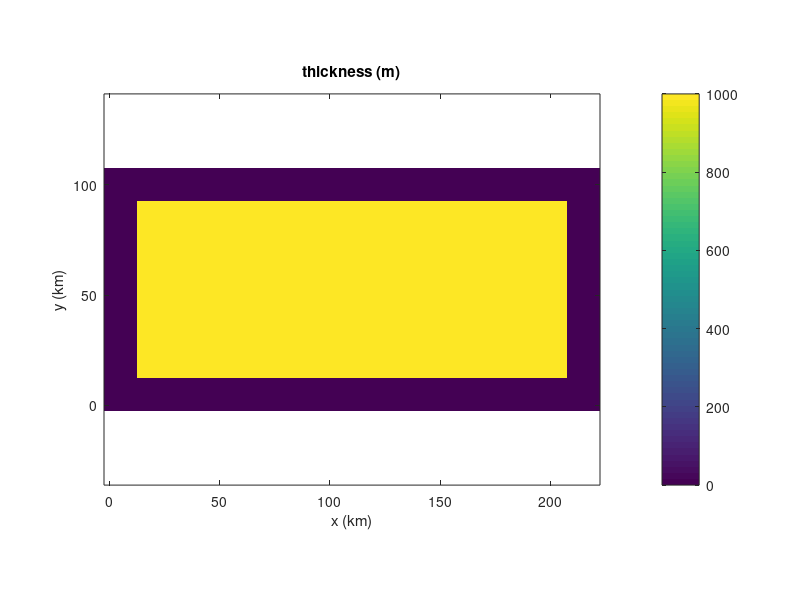
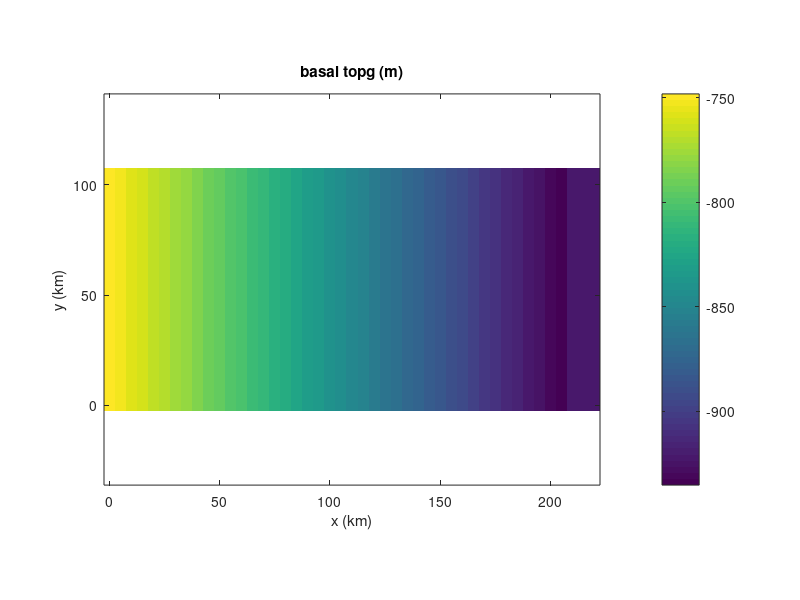
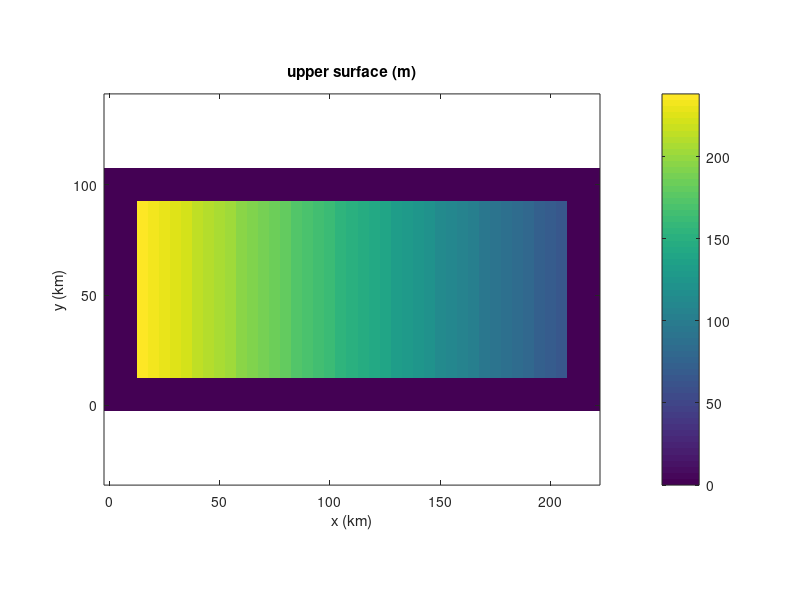

Reproduce these figures in MATLAB, in order. (Note: this script raises an error after producing the figures.)

%% file to create .mat input variables for Marion's coupled runs
%%
%% To be read by .py script to make .nc input file

rho_i = 910;     % ice density kg/m^3
rho_w = 1028;    % ocean water density kg/m^3

H0 = 1e3;
T0 = -10;
q0 = -7e-2;
slope = 1e-4;
b0 = 0.5;

r = 22;
c = 45;
l = 11;     % no of vert levels

dew = 5e3; 
dns = 5e3;

x = [0:5e3:5e3*c-1];
y = [0:5e3:5e3*r-1]';

thck = H0 * ones( r, c );
artm = T0 * ones( r, c );
bheatflx = q0 * ones( r, c );
acab = b0 * ones( r, c );

% topg = repmat( linspace( 1e3, 1e3-(slope*(c-1)*dew), c), r, 1 );

temp = repmat( linspace( (-H0*(rho_i/rho_w)-50)/1.25, -H0*(rho_i/rho_w)-50, c-3), r, 1 ) + 0;        %% force to be near floatationg at ds end
topg = [ temp, repmat(temp(:,end-3), 1, 3 ) ];

usrf = topg + thck;

% %% put buffer of zero thickness cells around perimeter (for remapping)
thck(1:3,:) = 0; thck(:,1:3) = 0; thck(end-2:end,:) = 0; thck(:,end-2:end) = 0;
usrf(1:3,:) = 0; usrf(:,1:3) = 0; usrf(end-2:end,:) = 0; usrf(:,end-2:end) = 0;

figure(1), imagesc( x/1e3, y/1e3, thck ), axis xy, axis equal, axis tight, colorbar
xlabel( 'x (km)' ), ylabel( 'y (km)' ), title( 'thickness (m)' )

figure(2), imagesc( x/1e3, y/1e3, topg ), axis xy, axis equal, axis tight, colorbar
xlabel( 'x (km)' ), ylabel( 'y (km)' ), title( 'basal topg (m)' )

figure(3), imagesc( x/1e3, y/1e3, usrf ), axis xy, axis equal, axis tight, colorbar
xlabel( 'x (km)' ), ylabel( 'y (km)' ), title( 'upper surface (m)' )


%% load in old till map
% load ~/Home/GLAM/GLIMGLAM/SENS/new_UPB/trunk/GLAM/Tillggl           % Marion's path
load ~/work/modeling/glam-stream-marion-new/trunk/GLAM/Tillggl      % Steve's path

minTauf = Tillggl;
ind = find( minTauf < 5e3 ); minTauf(ind) = 5e3;

% minTauf = 10e3 * ones( size( minTauf ) );       % for debugging
beta = 5e1*ones(size(minTauf));
% beta(8:14,:) = 3e1;
% beta(10:12,:) = 0.5e1;

figure(4), imagesc( x/1e3, y/1e3, minTauf/1e3 ), axis xy, axis equal, axis tight, colorbar
xlabel( 'x (km)' ), ylabel( 'y (km)' ), title( 'Tau0 (kPa)' )

figure(5), imagesc( x/1e3, y/1e3, artm ), axis xy, axis equal, axis tight, colorbar
xlabel( 'x (km)' ), ylabel( 'y (km)' ), title( 'artm temp (C)' )

figure(6), imagesc( x/1e3, y/1e3, bheatflx ), axis xy, axis equal, axis tight, colorbar
xlabel( 'x (km)' ), ylabel( 'y (km)' ), title( 'geo flux (W m^2)' )

%% add a kinbcmask field to specify where 0 flux bcs are
kinbcmask = zeros(size(minTauf));
kinbcmask(1:3,:) = 1; kinbcmask(end-2:end,:) = 1; kinbcmask(:,1:3) = 1;

uvelhom = zeros( l, r-1, c-1 );
for i=1:l
    uvelhom(i,:,:) = zeros(size(minTauf));
end

vvelhom = uvelhom; 

figure(7), imagesc( x/1e3, y/1e3, kinbcmask ), axis xy, axis equal, axis tight, colorbar
xlabel( 'x (km)' ), ylabel( 'y (km)' ), title( 'kinbcmask' )

figure(8), imagesc( x/1e3, y/1e3, acab ), axis xy, axis equal, axis tight, colorbar
xlabel( 'x (km)' ), ylabel( 'y (km)' ), title( 'acab (m/a)' )

tauf = minTauf;

% cd ~/Home/Glimmer2/glimmer-cism-lanl/branches/basalproc/tests/basalproc     % Marion's path
cd /Users/sprice/work/modeling/cism/branches/tests/basalproc            % Steve's path

save bproc.mat artm acab bheatflx usrf topg thck beta tauf kinbcmask uvelhom vvelhom 
